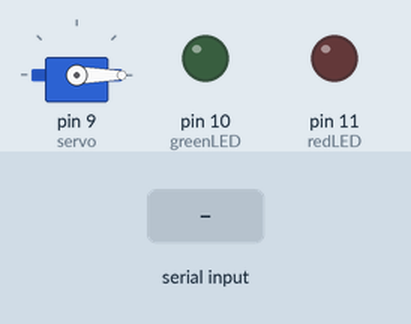
Simulated run of this sketch. Board: Arduino Uno, built with avr-gcc and run on an emulated ATmega328P. Parts: servo, output pins drawn as LEDs (lit = HIGH). The inputs (shaded band) are chosen by the test bench.

Above: at 1.2 s.
1.3 s: "H" received over Serial
At 2.7 s:
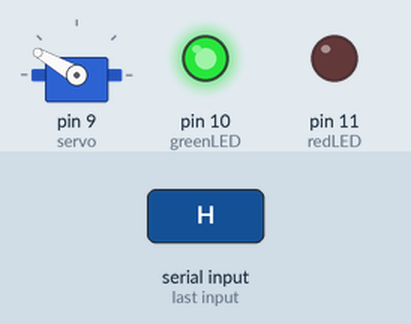
Timing chart, 0 to 4.3 s (numbered marks = the images above; inputs shaded):
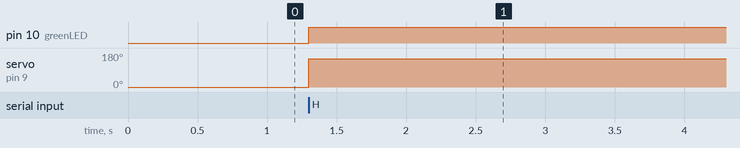

The sketch:

passwordArduino.ino
```cpp
#include <Servo.h>
Servo myservo;
int closed = 0;
int opened = 150;
int redLED = 11;
int greenLED = 10;
int servo = 9;

int incomingByte;      // a variable to read incoming serial data into

void setup()
{
  //pinMode(inPin, INPUT);
  //digitalWrite(inPin, HIGH); // turn on the built in pull-up resistor
  pinMode(redLED, OUTPUT);
  pinMode(greenLED, OUTPUT);
  myservo.attach(servo);

  Serial.begin(9600);

  incomingByte == 'L';
  myservo.write(closed);
}


void loop()
{
  // see if there's incoming serial data:
  if (Serial.available() > 0) {
    // read the oldest byte in the serial buffer:
    incomingByte = Serial.read();
    // if it's a capital H (ASCII 72), turn on the LED:
    if (incomingByte == 'H') {
      digitalWrite(greenLED, HIGH);
      myservo.write(opened);
      delay(20000);
    }

    // if it's an L (ASCII 76) turn off the LED:
    if (incomingByte == 'L') {
      digitalWrite(redLED, LOW);
      digitalWrite(greenLED, LOW);
      myservo.write(closed);
    }

    if (incomingByte == 'X') {
      digitalWrite(redLED, HIGH);
      delay(1000);
    }
  }
}
```

Measured:
- after the input at 1.3 s, pin 10 (greenLED): LOW → HIGH at once; servo on pin 9 (servo): 0° → 150° at once
